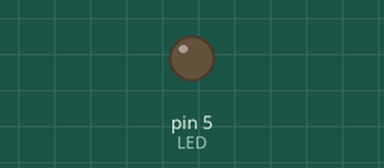
Bench run of a sketch on a simulated Arduino Uno, built with avr-gcc and run on an emulated ATmega328P. On the bench: output pins drawn as LEDs (lit = HIGH).

Above: at 1.3 s.
At 11.0 s:
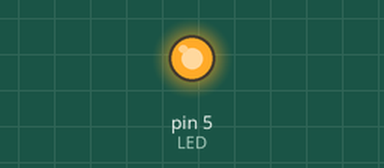
Timing chart, 0 to 11.7 s (numbered marks = the images above):
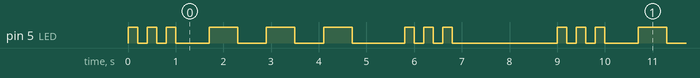

Measured:
- by itself, pin 5 (LED): repeats every 9.0 s: 2 × (LOW 0.20 s, HIGH 0.20 s), LOW 0.70 s, 2 × (HIGH 0.60 s, LOW 0.60 s), HIGH 0.60 s, LOW 1.1 s, 2 × (HIGH 0.20 s, LOW 0.20 s), HIGH 0.20 s, LOW 2.2 s, HIGH 0.20 s
- by itself, everything shown: repeats every 9.0 s, in 18 steps

The sketch:

main.ino
```cpp
/*----------------------------------------------------------------------
// LED FLASHING SOS
// ================
//
// This program blinks the LED connected to port 5 of the board
//
// Author: Muhammed Alessa
// File : SOS
// Date : 4, 2026
----------------------------------------------------------------------*/
#include <Arduino.h>
#define ON HIGH // Define ON
#define OFF LOW // Define OFF
#define LED  5 // LED at port 2

void setup()
{
 pinMode(LED, OUTPUT); // Configure LED as output
}

void loop()
{

 for(int i=0; i < 3; i++) // Send S

 {
 digitalWrite(LED, ON);

 delay(200);

 digitalWrite(LED, OFF);

 delay(200);

 }

 delay(500);

 for(int i=0; i < 3; i++) // Send O

 {

 digitalWrite(LED, ON);

 delay(600);

 digitalWrite(LED, OFF);

 delay(600);

 }

 delay(500);

 for(int i=0; i < 3; i++) // Send S

 {

 digitalWrite(LED, ON);

 delay(200);

 digitalWrite(LED, OFF);

 delay(200);

 }

 delay(2000);

}
```
